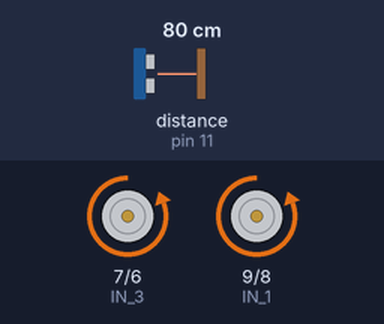
The sketch below on a simulated Arduino Uno, built with avr-gcc and run on an emulated ATmega328P. On the bench: motor-driver pin pairs drawn as motors (green arrow = first pin HIGH = forward, orange = second pin HIGH = backward, longer = more drive). Inputs (shaded band) come from the test bench; at power-on: distance to the obstacle (sensor on pin 11) 80 cm. The echo pulse lasts 58.3 µs per cm.

Above: at 2.2 s.
2.3 s: distance to the obstacle (sensor on pin 11) set to 22 cm
3.8 s: distance to the obstacle (sensor on pin 11) set to 17 cm
At 4.6 s:
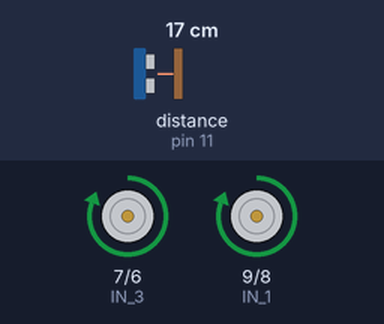
5.4 s: distance to the obstacle (sensor on pin 11) set to 35 cm
At 6.4 s:
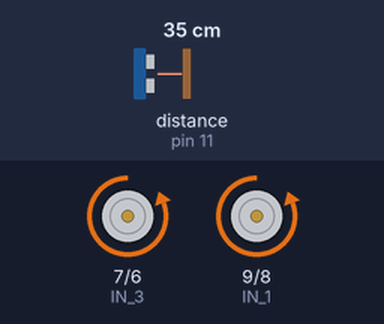
7.6 s: distance to the obstacle (sensor on pin 11) set to 2 cm
At 9.0 s:
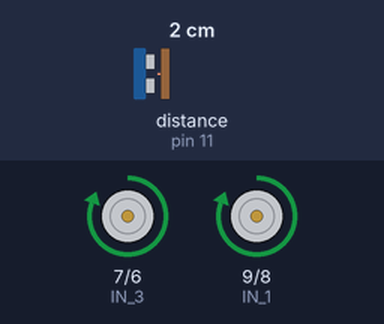
Timing chart, 0 to 10.1 s (numbered marks = the images above; inputs shaded):
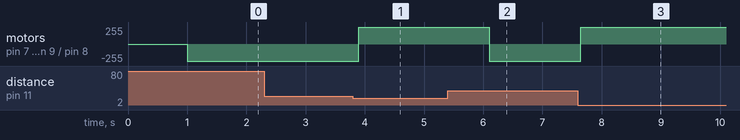

Measured:
- the behaviour switches between 20 and 19 cm on distance to the obstacle (sensor on pin 11) (found by bisection; images 0 and 1)
- after the input at 2.3 s, every drawn part: stays the same
- after the input at 3.8 s, motor on pin 7 (IN_3) / pin 6 (IN_4), motor on pin 9 (IN_1) / pin 8 (IN_2): backward 255/255 → forward 255/255 after 0.10 s
- after the input at 5.4 s, motor on pin 7 (IN_3) / pin 6 (IN_4), motor on pin 9 (IN_1) / pin 8 (IN_2): forward 255/255 → backward 255/255 after 0.70 s
- after the input at 7.6 s, motor on pin 7 (IN_3) / pin 6 (IN_4), motor on pin 9 (IN_1) / pin 8 (IN_2): backward 255/255 → forward 255/255 at once

The sketch:

sensor_prox.ino
```cpp
#include <Ultrasonic.h>
#define TRIGGER_PIN 12
#define ECHO_PIN    11
Ultrasonic ultrasonic(TRIGGER_PIN, ECHO_PIN);
#define IN_1      9
#define IN_2      8
#define IN_3      7
#define IN_4      6

void setup()
{
  pinMode(IN_1,OUTPUT);
  pinMode(IN_2,OUTPUT);
  pinMode(IN_3,OUTPUT);
  pinMode(IN_4,OUTPUT);
  delay(1000);
} //end setup
void loop()
{
  frente();
  float dist_cm = distancia();
    if(dist_cm < 20)
    {
      decisao();
      delay(1000);
    }
delay(100);
}
float distancia()
{
  float cmMsec;
  long microsec = ultrasonic.timing();
  cmMsec = ultrasonic.convert(microsec, Ultrasonic::CM);
  return(cmMsec);
delay(10);
}
void re()
{
digitalWrite(IN_1,HIGH);
digitalWrite(IN_2,LOW);
digitalWrite(IN_3,HIGH);
digitalWrite(IN_4,LOW);
}
void frente()
{
digitalWrite(IN_1,LOW);
digitalWrite(IN_2,HIGH);
digitalWrite(IN_3,LOW);
digitalWrite(IN_4,HIGH);
}
void parado()
{
digitalWrite(IN_1,LOW);
digitalWrite(IN_2,LOW);
digitalWrite(IN_3,LOW);
digitalWrite(IN_4,LOW);
}
void direita()
{
digitalWrite(IN_1,LOW);
digitalWrite(IN_2,LOW);
digitalWrite(IN_3,LOW);
digitalWrite(IN_4,HIGH);
}
void esquerda()
{
digitalWrite(IN_1,LOW);
digitalWrite(IN_2,HIGH);
digitalWrite(IN_3,LOW);
digitalWrite(IN_4,LOW);
}

void decisao()
{
  parado();
  esquerda();
  parado();
  re();
}
```
